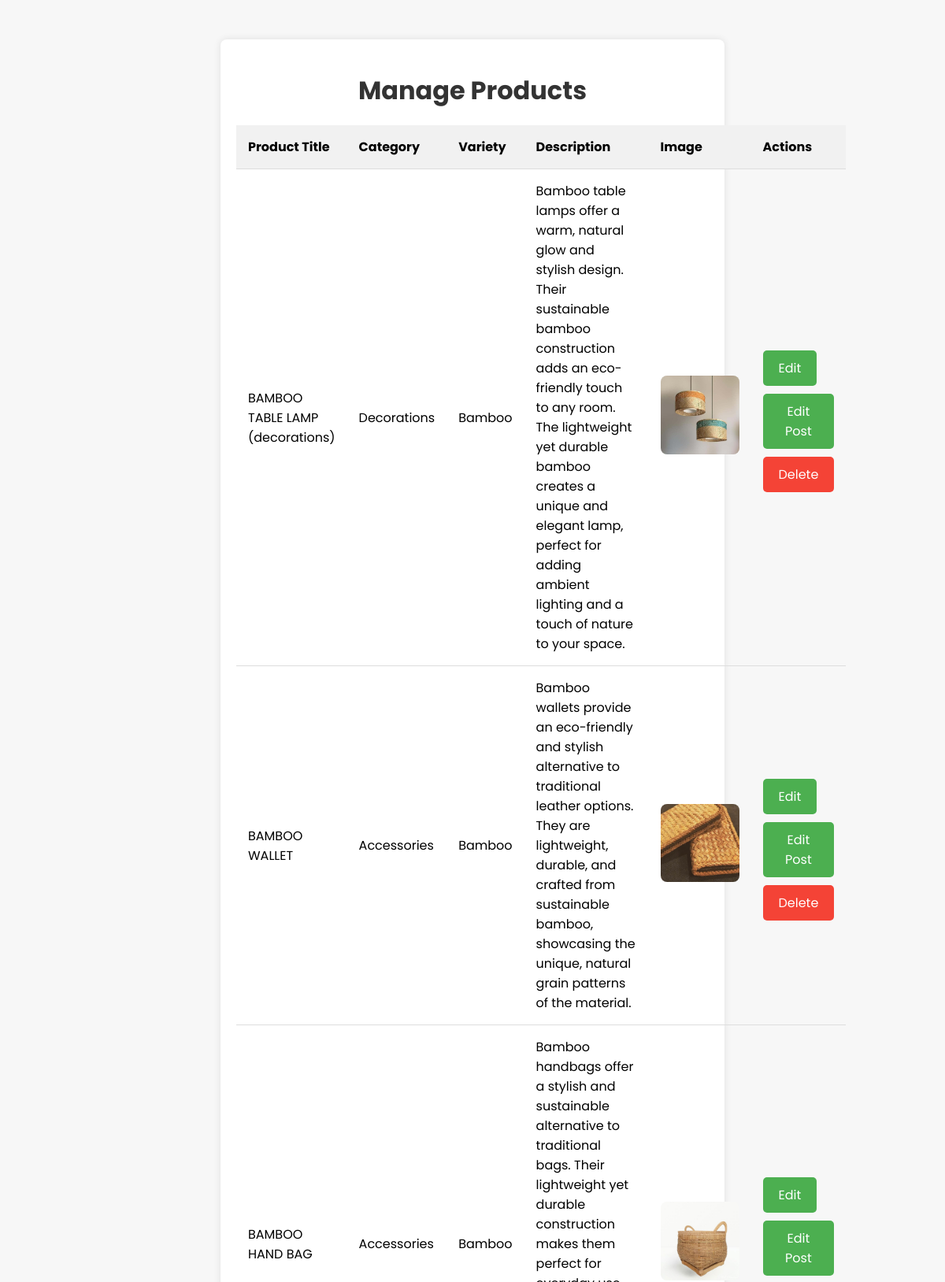
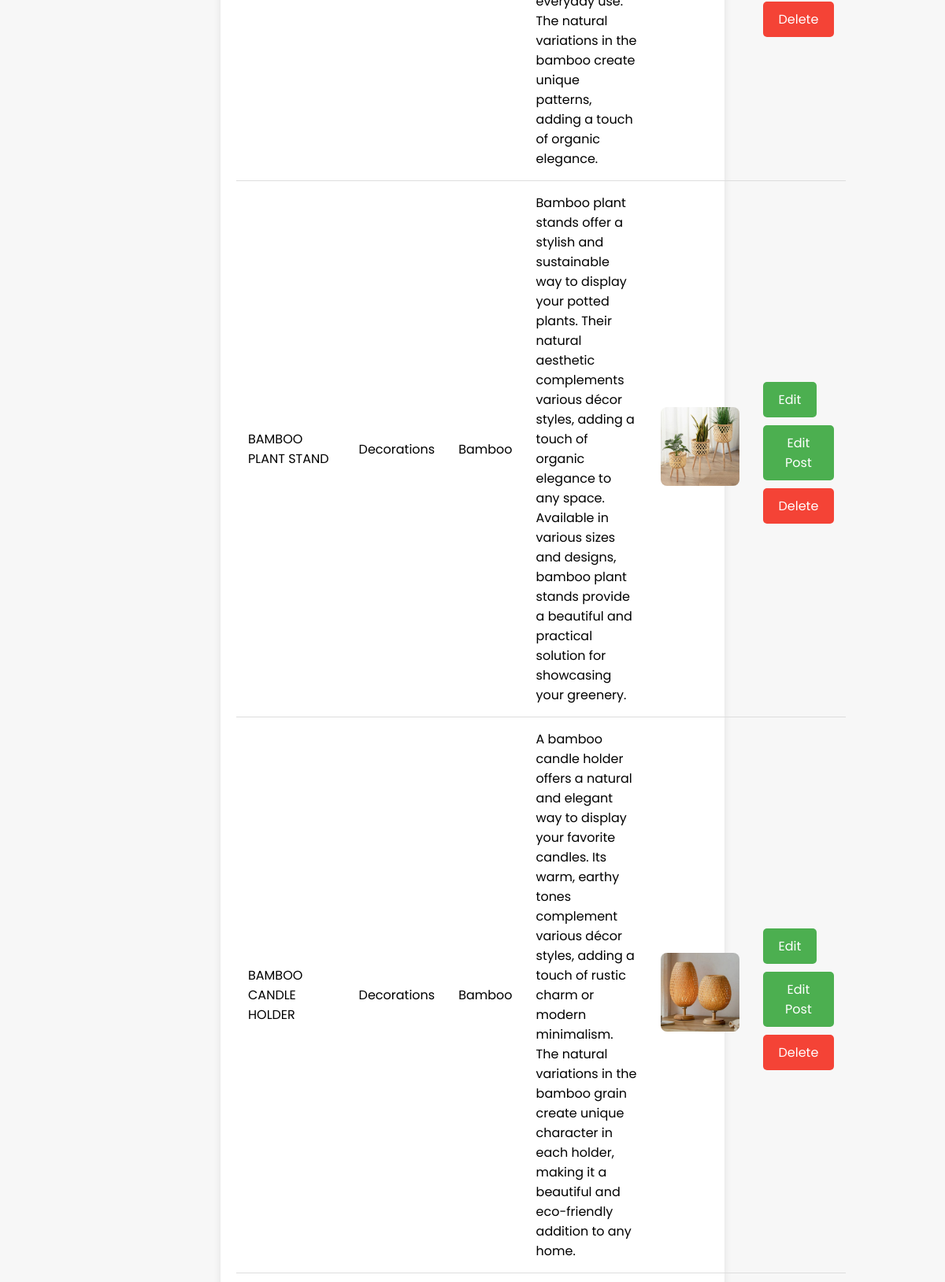
The page /mary/manage_product.php (upper part) on the database its author committed (2 pictures, top to bottom).
### tables this page shows
CREATE TABLE `posts` (
  `id` int(11) NOT NULL,
  `image` varchar(255) NOT NULL,
  `title` varchar(255) NOT NULL,
  `description` text NOT NULL,
  `category` varchar(50) NOT NULL,
  `variety` varchar(100) NOT NULL,
  `materials` text DEFAULT NULL,
  `procedures` text DEFAULT NULL,
  `likes` int(11) DEFAULT 0
);

### mary/manage_product.php (the view, shortened to what this page needs)
<?php
include('config.php');
$sql = "SELECT * FROM posts";
$result = mysqli_query($conn, $sql);
?>
<!DOCTYPE html>
<html lang="en">
<head>
    <link rel="stylesheet" href="css/admin.css">
</head>
<body>
    <div class="container">
        <h1>Manage Products</h1>
        <table>
            <thead>
                <tr>
                    <th>Product Title</th>
                    <th>Category</th>
                    <th>Variety</th>
                    <th>Description</th>
                    <th>Image</th>
                    <th>Actions</th>
                </tr>
            </thead>
            <tbody>
                <?php while ($row = mysqli_fetch_assoc($result)): ?>
                    <tr>
                        <td><?= htmlspecialchars($row['title']) ?></td>
                        <td><?= htmlspecialchars($row['category']) ?></td>
                        <td><?= htmlspecialchars($row['variety']) ?></td>
                        <td><?= htmlspecialchars($row['description']) ?></td>
                        <td><img src="uploads/<?= htmlspecialchars($row['image']) ?>" alt="Product Image" width="100"></td>
                        <td>
                            <a href="edit_product.php?id=<?= $row['id'] ?>" class="btn edit-btn">Edit</a>
                            <a href="edit_post.php?id=<?= $row['id'] ?>" class="btn edit-btn">Edit Post</a>
                            <a href="?delete_id=<?= $row['id'] ?>" class="btn delete-btn" onclick="return confirm('Are you sure you want to delete this product?')">Delete</a>
                        </td>
                    </tr>
                <?php endwhile; ?>
            </tbody>
        </table>
    </div>
</body>
</html>

### mary/css/admin.css (style rules this page uses)
body { font-family: 'Poppins', sans-serif; background-color: #f7f7f7; margin: 0; padding: 0; }
.container { width: 50%; margin: 50px auto; background-color: white; padding: 20px; box-shadow: 0 0 10px rgba(0, 0, 0, 0.1); border-radius: 8px; }
h1 { text-align: center; color: #333; font-size: 2rem; margin-bottom: 20px; }
.btn { display: inline-block; padding: 10px 20px; margin-top: 20px; background-color: #007bff; color: white; text-decoration: none; border-radius: 5px; font-size: 16px; text-align: center; cursor: pointer; transition: background-color 0.3s ease; }
table { width: 100%; border-collapse: collapse; margin-top: 20px; margin-bottom: 20px; }
table th, table td { padding: 15px; text-align: left; border-bottom: 1px solid #ddd; }
table th { background-color: #f1f1f1; font-weight: bold; }
table td img { max-width: 100px; border-radius: 8px; }
.edit-btn, .delete-btn { display: inline-block; padding: 10px 20px; margin-top: 10px; text-decoration: none; border-radius: 5px; font-size: 16px; color: white; cursor: pointer; transition: all 0.3s ease; }
.edit-btn { background-color: #4CAF50; }
.delete-btn { background-color: #f44336; }

### rows shown on the page
posts: title "BAMBOO TABLE LAMP (decorations)", category "Decorations", variety "Bamboo", description "Bamboo table lamps offer a warm, natural glow and stylish design. Their sustainable bamboo construction adds an eco-friendly touch to any room. The lightweight yet durable bamboo creates a unique and elegant lamp, perfect for adding ambient lighting and a touch of nature to your space.", image (picture)
posts: title "BAMBOO WALLET", category "Accessories", variety "Bamboo", description "Bamboo wallets provide an eco-friendly and stylish alternative to traditional leather options. They are lightweight, durable, and crafted from sustainable bamboo, showcasing the unique, natural grain patterns of the material.", image (picture)
posts: title "BAMBOO HAND BAG", category "Accessories", variety "Bamboo", description "Bamboo handbags offer a stylish and sustainable alternative to traditional bags. Their lightweight yet durable construction makes them perfect for everyday use. The natural variations in the bamboo create unique patterns, adding a touch of organic elegance.", image (picture)
posts: title "BAMBOO PLANT STAND", category "Decorations", variety "Bamboo", description "Bamboo plant stands offer a stylish and sustainable way to display your potted plants. Their natural aesthetic complements various décor styles, adding a touch of organic elegance to any space. Available in various sizes and designs, bamboo plant stands provide a beautiful and practical solution for showcasing your greenery.", image (picture)
posts: title "BAMBOO CANDLE HOLDER", category "Decorations", variety "Bamboo", description "A bamboo candle holder offers a natural and elegant way to display your favorite candles. Its warm, earthy tones complement various décor styles, adding a touch of rustic charm or modern minimalism. The natural variations in the bamboo grain create unique character in each holder, making it a beautiful and eco-friendly addition to any home.", image (picture)
